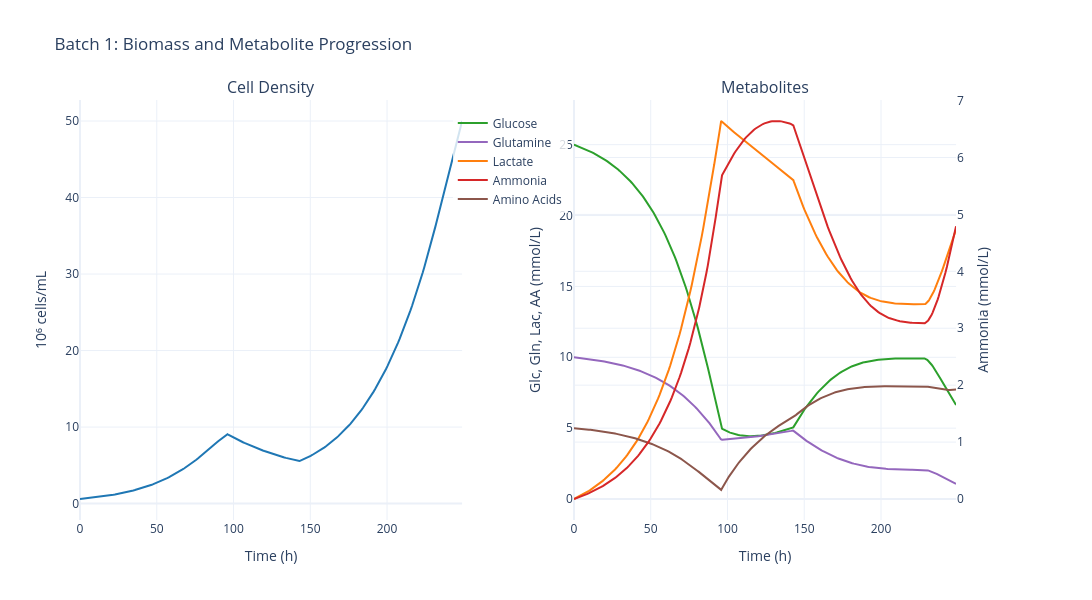
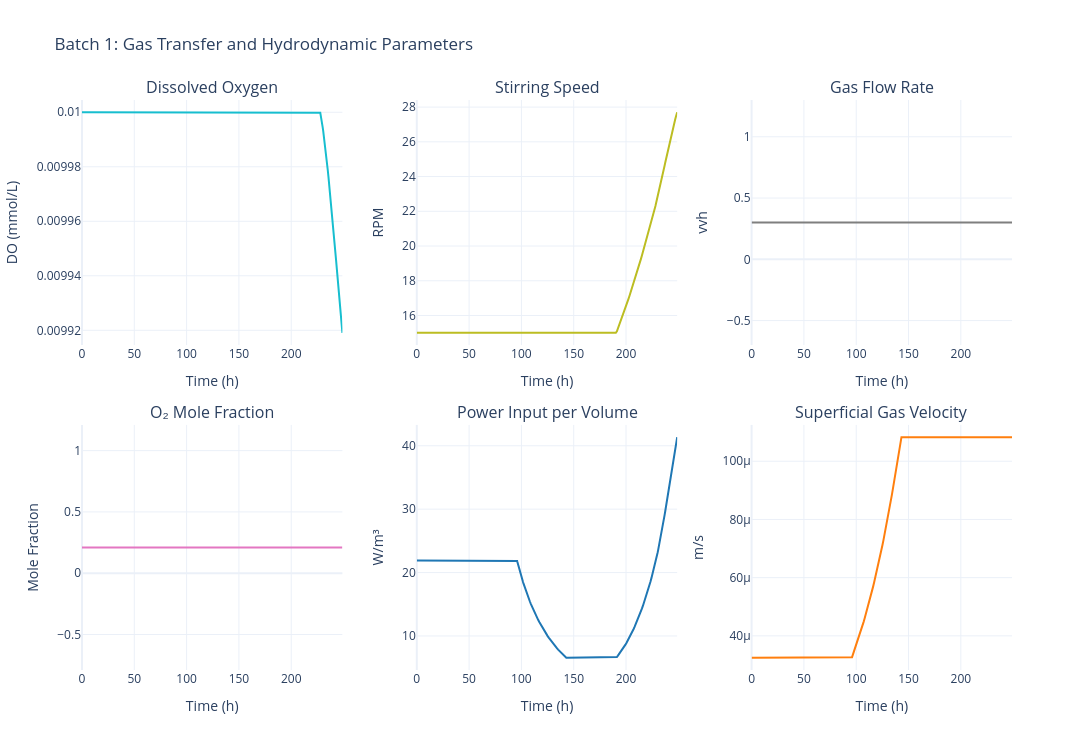

Notebook code cell kept with these figures, in order:
### Markdown cell above
### 6.2. Perfusion Mode

### Code cell
# Create perfusion mode simulation
params = SimulationParameters.load_parameters(["Cell_GFI", "anab_GFI", "cata_GFI", "excess_kinetics_batch","fed_batch", "perfusion"])

sim_perfusion = CellCultureSimulation(
    parameters=params,
    kinetics=Kinetics.EXCESS,
    feed_strategy=FeedStrategy.EXPONENTIAL,
    perfusion_strategy=PerfusionStrategy.CSPR,
    operating_mode=OperatingMode.CONCENTRATED_FEDBATCH
)

results_perfusion = sim_perfusion.run_simulation(number_of_batches=1)
batch_data = sim_perfusion.data.batches[0]
print(f"Perfusion mode completed in {batch_data.t_end:.1f} hours")

fig_biomass_metabolites = batch_data.plot_biomass_metabolites()
fig_biomass_metabolites.show()
# Plot
fig_gas_perfusion = plot_batch_gas_transfer(sim_perfusion, batch_number=1)
fig_gas_perfusion.show()

### Figure 1 — Plotly figure (JSON) as saved in the notebook; plotly's stock layout.template omitted (floating-point values rounded to 4 significant figures; data arrays with more than 128 entries replaced by an {"elided": "..."} marker saying what was removed)
{"data": [{"hovertemplate": "Time: %{x:.1f} h<br>Cell Density: %{y:.2f} 10⁶ cells/mL<extra></extra>", "line": {"color": "#1f77b4", "width": 2}, "mode": "lines", "name": "Cell Density", "showlegend": false, "type": "scatter", "x": {"elided": "370 float values"}, "xaxis": "x", "y": {"elided": "370 float values"}, "yaxis": "y"}, {"hovertemplate": "Time: %{x:.1f} h<br>Glucose: %{y:.2f} mmol/L<extra></extra>", "line": {"color": "#2ca02c", "width": 2}, "mode": "lines", "name": "Glucose", "type": "scatter", "x": {"elided": "370 float values"}, "xaxis": "x2", "y": {"elided": "370 float values"}, "yaxis": "y2"}, {"hovertemplate": "Time: %{x:.1f} h<br>Glutamine: %{y:.2f} mmol/L<extra></extra>", "line": {"color": "#9467bd", "width": 2}, "mode": "lines", "name": "Glutamine", "type": "scatter", "x": {"elided": "370 float values"}, "xaxis": "x2", "y": {"elided": "370 float values"}, "yaxis": "y2"}, {"hovertemplate": "Time: %{x:.1f} h<br>Lactate: %{y:.2f} mmol/L<extra></extra>", "line": {"color": "#ff7f0e", "width": 2}, "mode": "lines", "name": "Lactate", "type": "scatter", "x": {"elided": "370 float values"}, "xaxis": "x2", "y": {"elided": "370 float values"}, "yaxis": "y2"}, {"hovertemplate": "Time: %{x:.1f} h<br>Ammonia: %{y:.2f} mmol/L<extra></extra>", "line": {"color": "#d62728", "width": 2}, "mode": "lines", "name": "Ammonia", "type": "scatter", "x": {"elided": "370 float values"}, "xaxis": "x2", "y": {"elided": "370 float values"}, "yaxis": "y3"}, {"hovertemplate": "Time: %{x:.1f} h<br>Amino Acids: %{y:.2f} mmol/L<extra></extra>", "line": {"color": "#8c564b", "width": 2}, "mode": "lines", "name": "Amino Acids", "type": "scatter", "x": {"elided": "370 float values"}, "xaxis": "x2", "y": {"elided": "370 float values"}, "yaxis": "y2"}], "layout": {"annotations": [{"font": {"size": 16}, "showarrow": false, "text": "Cell Density", "x": 0.205, "xanchor": "center", "xref": "paper", "y": 1, "yanchor": "bottom", "yref": "paper"}, {"font": {"size": 16}, "showarrow": false, "text": "Metabolites", "x": 0.735, "xanchor": "center", "xref": "paper", "y": 1, "yanchor": "bottom", "yref": "paper"}], "font": {"size": 12}, "height": 600, "legend": {"bgcolor": "rgba(255,255,255,0.8)", "x": 0.4, "y": 0.98}, "showlegend": true, "title": {"text": "Batch 1: Biomass and Metabolite Progression"}, "width": 1400, "xaxis": {"anchor": "y", "domain": [0, 0.41], "title": {"text": "Time (h)"}}, "xaxis2": {"anchor": "y2", "domain": [0.53, 0.94], "title": {"text": "Time (h)"}}, "yaxis": {"anchor": "x", "domain": [0, 1], "title": {"text": "10⁶ cells/mL"}}, "yaxis2": {"anchor": "x2", "domain": [0, 1], "title": {"text": "Glc, Gln, Lac, AA (mmol/L)"}}, "yaxis3": {"anchor": "x2", "overlaying": "y2", "side": "right", "title": {"text": "Ammonia (mmol/L)"}}}}

### Figure 2 — Plotly figure (JSON) as saved in the notebook; plotly's stock layout.template omitted (floating-point values rounded to 4 significant figures; data arrays with more than 128 entries replaced by an {"elided": "..."} marker saying what was removed)
{"data": [{"hovertemplate": "Time: %{x:.1f} h<br>DO: %{y:.3f} mmol/L<extra></extra>", "line": {"color": "#17becf", "width": 2}, "mode": "lines", "name": "Dissolved O₂", "type": "scatter", "x": {"elided": "370 float values"}, "xaxis": "x", "y": {"elided": "370 float values"}, "yaxis": "y"}, {"hovertemplate": "Time: %{x:.1f} h<br>N: %{y:.1f} rpm<extra></extra>", "line": {"color": "#bcbd22", "width": 2}, "mode": "lines", "name": "Stirring Speed", "type": "scatter", "x": {"elided": "370 float values"}, "xaxis": "x2", "y": {"elided": "370 float values"}, "yaxis": "y2"}, {"hovertemplate": "Time: %{x:.1f} h<br>Fg: %{y:.3f} vvh<extra></extra>", "line": {"color": "#7f7f7f", "width": 2}, "mode": "lines", "name": "Gas Flow Rate", "type": "scatter", "x": {"elided": "370 float values"}, "xaxis": "x3", "y": {"elided": "370 float values"}, "yaxis": "y3"}, {"hovertemplate": "Time: %{x:.1f} h<br>y_O₂: %{y:.3f}<extra></extra>", "line": {"color": "#e377c2", "width": 2}, "mode": "lines", "name": "y_O₂", "type": "scatter", "x": {"elided": "370 float values"}, "xaxis": "x4", "y": {"elided": "370 float values"}, "yaxis": "y4"}, {"hovertemplate": "Time: %{x:.1f} h<br>P/V: %{y:.2f} W/m³<extra></extra>", "line": {"color": "#1f77b4", "width": 2}, "mode": "lines", "name": "P/V", "type": "scatter", "x": {"elided": "370 float values"}, "xaxis": "x5", "y": {"elided": "370 float values"}, "yaxis": "y5"}, {"hovertemplate": "Time: %{x:.1f} h<br>vₛ: %{y:.5f} m/s<extra></extra>", "line": {"color": "#ff7f0e", "width": 2}, "mode": "lines", "name": "vₛ", "type": "scatter", "x": {"elided": "370 float values"}, "xaxis": "x6", "y": {"elided": "370 float values"}, "yaxis": "y6"}], "layout": {"annotations": [{"font": {"size": 16}, "showarrow": false, "text": "Dissolved Oxygen", "x": 0.14, "xanchor": "center", "xref": "paper", "y": 1, "yanchor": "bottom", "yref": "paper"}, {"font": {"size": 16}, "showarrow": false, "text": "Stirring Speed", "x": 0.5, "xanchor": "center", "xref": "paper", "y": 1, "yanchor": "bottom", "yref": "paper"}, {"font": {"size": 16}, "showarrow": false, "text": "Gas Flow Rate", "x": 0.86, "xanchor": "center", "xref": "paper", "y": 1, "yanchor": "bottom", "yref": "paper"}, {"font": {"size": 16}, "showarrow": false, "text": "O₂ Mole Fraction", "x": 0.14, "xanchor": "center", "xref": "paper", "y": 0.43, "yanchor": "bottom", "yref": "paper"}, {"font": {"size": 16}, "showarrow": false, "text": "Power Input per Volume", "x": 0.5, "xanchor": "center", "xref": "paper", "y": 0.43, "yanchor": "bottom", "yref": "paper"}, {"font": {"size": 16}, "showarrow": false, "text": "Superficial Gas Velocity", "x": 0.86, "xanchor": "center", "xref": "paper", "y": 0.43, "yanchor": "bottom", "yref": "paper"}], "font": {"size": 12}, "height": 750, "showlegend": false, "title": {"text": "Batch 1: Gas Transfer and Hydrodynamic Parameters"}, "width": 1400, "xaxis": {"anchor": "y", "domain": [0, 0.28], "title": {"text": "Time (h)"}}, "xaxis2": {"anchor": "y2", "domain": [0.36, 0.64], "title": {"text": "Time (h)"}}, "xaxis3": {"anchor": "y3", "domain": [0.72, 1], "title": {"text": "Time (h)"}}, "xaxis4": {"anchor": "y4", "domain": [0, 0.28], "title": {"text": "Time (h)"}}, "xaxis5": {"anchor": "y5", "domain": [0.36, 0.64], "title": {"text": "Time (h)"}}, "xaxis6": {"anchor": "y6", "domain": [0.72, 1], "title": {"text": "Time (h)"}}, "yaxis": {"anchor": "x", "domain": [0.57, 1], "title": {"text": "DO (mmol/L)"}}, "yaxis2": {"anchor": "x2", "domain": [0.57, 1], "title": {"text": "RPM"}}, "yaxis3": {"anchor": "x3", "domain": [0.57, 1], "title": {"text": "vvh"}}, "yaxis4": {"anchor": "x4", "domain": [0, 0.43], "title": {"text": "Mole Fraction"}}, "yaxis5": {"anchor": "x5", "domain": [0, 0.43], "title": {"text": "W/m³"}}, "yaxis6": {"anchor": "x6", "domain": [0, 0.43], "title": {"text": "m/s"}}}}
